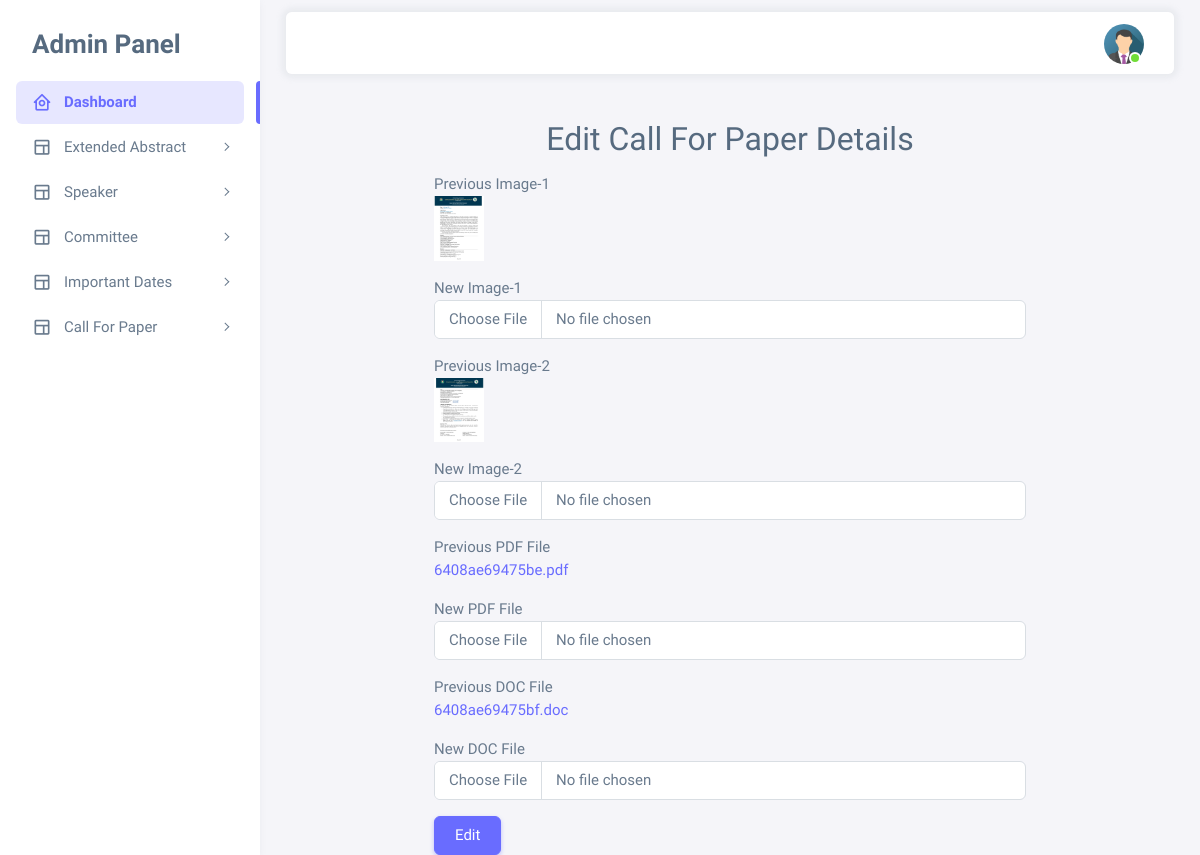
The app's page /admin/edit_call_for_paper.php?call_for_paper_id=6 (signed in) with its own data.
### tables this page shows
CREATE TABLE `call_for_paper` (
  `id` int(11) NOT NULL,
  `image1` varchar(100) NOT NULL,
  `image2` varchar(100) NOT NULL,
  `pdf_file` varchar(100) NOT NULL,
  `doc_file` varchar(100) NOT NULL,
  `date` timestamp NOT NULL DEFAULT current_timestamp() ON UPDATE current_timestamp()
);

### admin/edit_call_for_paper.php (the view, shortened to what this page needs)
<?php include("admin_header.php") ?>
<?php
if (isset($_GET['call_for_paper_id'])) {
    $id = $_GET['call_for_paper_id'];
    $select_from_new_paper = "SELECT * FROM call_for_paper WHERE id=$id";
    $run_select_from_new_paper = mysqli_query($conn, $select_from_new_paper);
    if (mysqli_num_rows($run_select_from_new_paper) > 0) {
        $row = mysqli_fetch_assoc($run_select_from_new_paper);
        extract($row);
?>
        <div class="container-fluid  mt-5 d-flex justify-content-center">
            <div class="col-md-8 col-12">
                <h2 class="text-capitalize text-center">Edit Call For Paper Details</h2>
                <form action="update_call_for_paper.php" method="post" enctype="multipart/form-data">
                    <div class="mt-3">
                        <label>Previous Image-1</label><br>
                        <img src="../Images/call_for_paper/<?php echo $image1 ?>" width="50px" alt="image1">
                    </div>
                    <div class="mt-3">
                        <label for="image1">New Image-1</label>
                        <input type="file" name="image1" id="image1" class="form-control">
                    </div>
                    <div class="mt-3">
                        <label>Previous Image-2</label><br>
                        <img src="../Images/call_for_paper/<?php echo $image2 ?>" width="50px" alt="image2">
                    </div>
                    <div class="mt-3">
                        <label for="image2">New Image-2</label>
                        <input type="file" name="image2" id="image2" class="form-control">
                    </div>
                    <div class="mt-3">
                        <label>Previous PDF File</label><br>
                        <a href="../Files/call_for_paper/<?php echo $pdf_file ?>"><?php echo $pdf_file ?></a>
                    </div>
                    <div class="mt-3">
                        <label for="pdf_file">New PDF File</label>
                        <input type="file" name="pdf_file" id="pdf_file" class="form-control">
                    </div>
                    <div class="mt-3">
                        <label>Previous DOC File</label><br>
                        <a href="../Files/call_for_paper/<?php echo $doc_file ?>"><?php echo $doc_file ?></a>
                    </div>
                    <div class="mt-3">
                        <label for="doc_file">New DOC File</label>
                        <input type="file" name="doc_file" id="doc_file" class="form-control">
                    </div>
                    <div class="mt-3">
                        <input type="submit" name="edit_call_for_paper" value="Edit" class="btn btn-primary">
                    </div>
                </form>
            </div>
        </div>
<?php
    } else {
        echo "<p class='text-danger text-bold text-center fs-5 mt-3'>No data found</p>";
    }
}
?>
<?php include_once("admin_footer.php") ?>

### records on screen
call_for_paper: image1 (picture), image2 (picture), pdf_file "6408ae69475be.pdf", doc_file "6408ae69475bf.doc"
